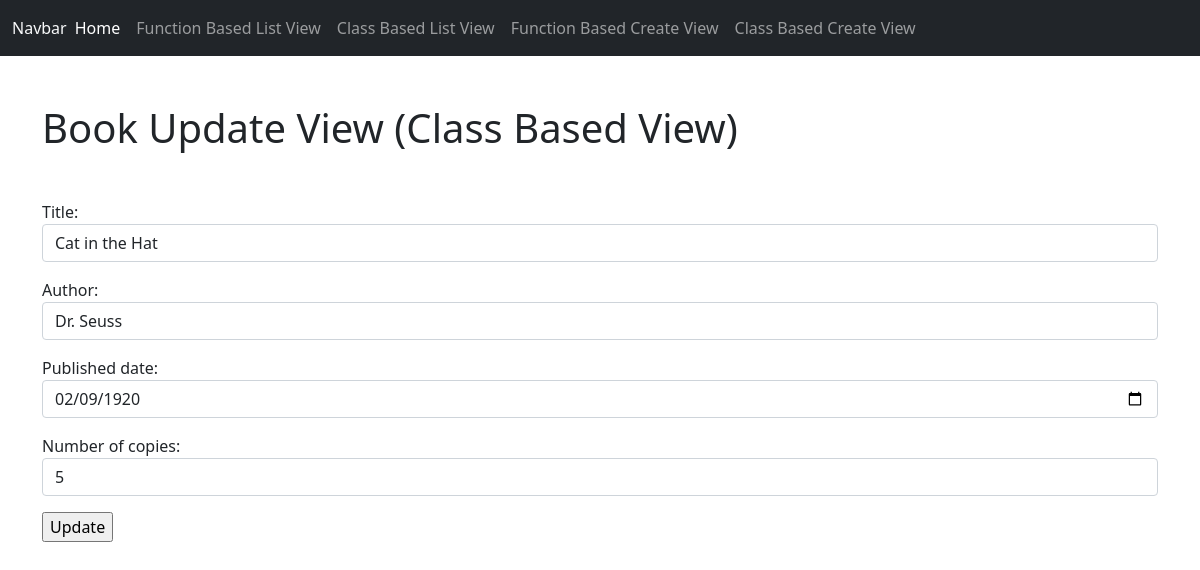
The page /firstapp/BookUpdateView/1 on the database its author committed.
### firstapp/models.py (models this page shows, shortened)
class Book(models.Model):
	title = models.CharField(max_length=200, null=True, blank=True)
	author = models.CharField(max_length=200, null=True, blank=True)
	published_date = models.DateField()
	number_of_copies = models.IntegerField()

### firstapp/views.py (the view)
# urls.py: path('BookUpdateView/<int:pk>', views.BookUpdateView.as_view(), name='BookUpdateView'),
class BookUpdateView(UpdateView):
	model = Book
	form_class = BookForm
	def get_context_data(self, **kwargs):
		context = super().get_context_data(**kwargs)
		context['page_type'] = 'Update'
		return context

### firstapp/forms.py
class BookForm(forms.ModelForm):
	class Meta:
		model = Book
		fields = ['title', 'author', 'published_date', 'number_of_copies']
		widgets = {
			'title' : forms.TextInput(attrs={'class':'form-control', 'placeholder':'Enter the Title of the Book'}),
			'author' : forms.TextInput(attrs={'class':'form-control', 'placeholder':'Enter the Author of the Book'}),
			'published_date' : forms.DateInput(attrs={'class':'form-control', 'placeholder':'Enter the Date the Book was Written', 'type':'date'}),
			'number_of_copies': forms.NumberInput(attrs={'class':'form-control', 'placeholder':'Enter the Number of Copies of the Book'}),
		}

### firstapp/templates/firstapp/book_form.html (shortened to what this page needs)
{% extends 'base.html' %}
{% block content %}
<div class="my-5">
	<h1>Book
		{% if page_type %}
			{{page_type}}
		{% else %}
			Create
		{% endif %}
	View (Class Based View)</h1>
</div>
<form method='POST'>
	{{form.as_p}}
	<input type="submit" value="{% if page_type %}{{page_type}}{% else %}Create{% endif %}">
</form>
{% endblock %}

### rows shown on the page
Book: title "Cat in the Hat", author "Dr. Seuss", published_date "02/09/1920", number_of_copies "5"

### other values the page prints
{{ page_type }} "Update"
